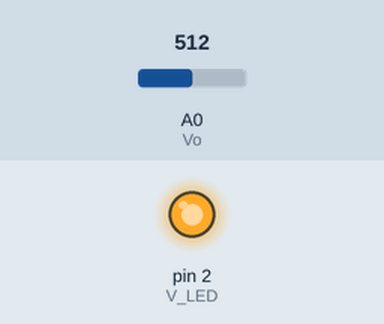
This sketch was run on a simulated Arduino Uno, built with avr-gcc and run on an emulated ATmega328P. On the bench: output pins drawn as LEDs (lit = HIGH). Inputs (shaded band) come from the test bench; at power-on: A0 (Vo) = 512. What the sketch prints to the serial monitor is not drawn.

Above: at 0.1 s.
Timing chart, 0 to 1.6 s (numbered marks = the images above):
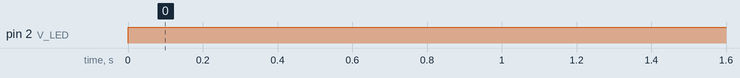

The sketch:

dust_code.ino
```cpp
int Vo = A0;
int V_LED = 2;

float Vo_value = 0;
float Voltage = 0;
float dustDensity = 0;


void setup() {
  Serial.begin(9600);
  pinMode(V_LED, OUTPUT);
  pinMode(Vo, INPUT);

}

void loop()
{
  digitalWrite(V_LED,LOW);
  delayMicroseconds(280);
  Vo_value = analogRead(Vo);
  delayMicroseconds(40);
  digitalWrite(V_LED,HIGH);
  delayMicroseconds(9600);

  Voltage = Vo_value*5.0 / 1023.0;
  dustDensity = (Voltage - 0.3) / 0.005;

  Serial.print("Voltage: ");
  Serial.println(Voltage);
  Serial.print("Dust Density: ");
  Serial.println(dustDensity);

  delay(1000);

}
```

Measured:
- by itself, pin 2 (V_LED): LOW → HIGH at 0.00 s
